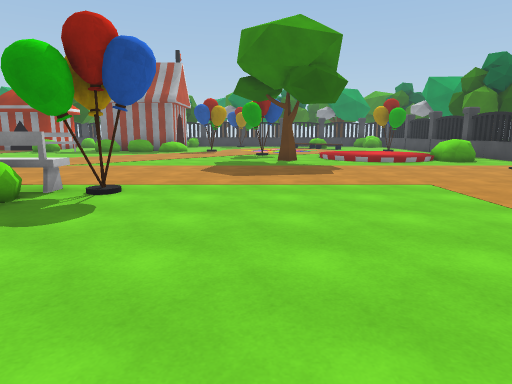
[1] (above)

24 first-person views from a walk through a Unity game level. The camera is 1.5 m above the floor, tilts 10° down and sees 75° across. The floor is counted in squares, 1.49 m on a side. Each view is taken from the middle of a square. On the plan, view 1 faces up. The plan holds only what a view shows up to about 13 squares ahead; the rest is blank. The place goes on beyond the plan. The player is left out. Some animated figures are not drawn. Surface patterns are stand-ins for the level's own textures.

[2]
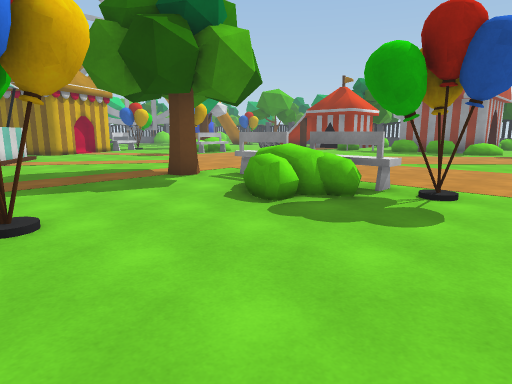

[3]
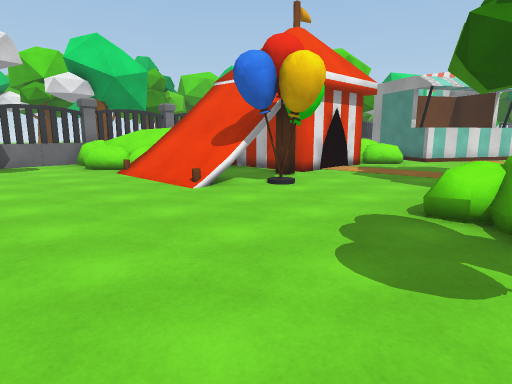

[4]
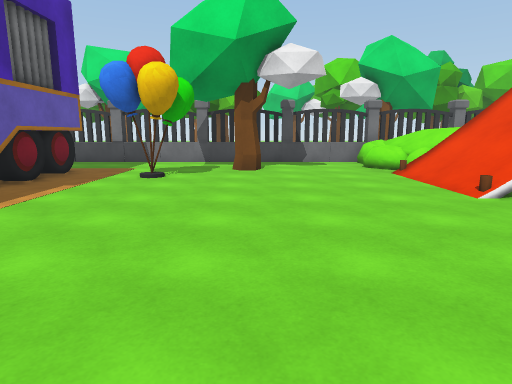

[5]
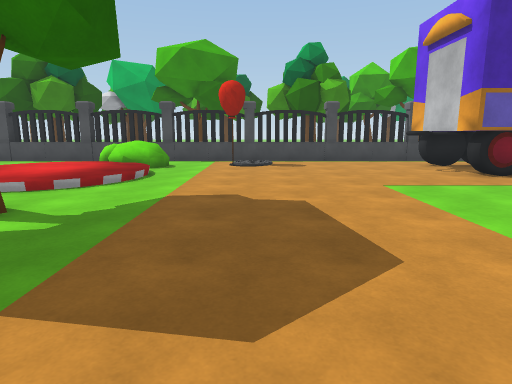

[6]
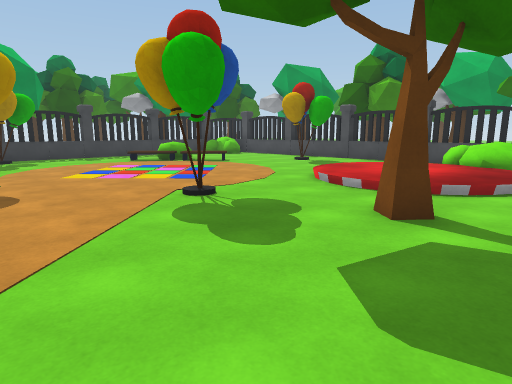

[7]
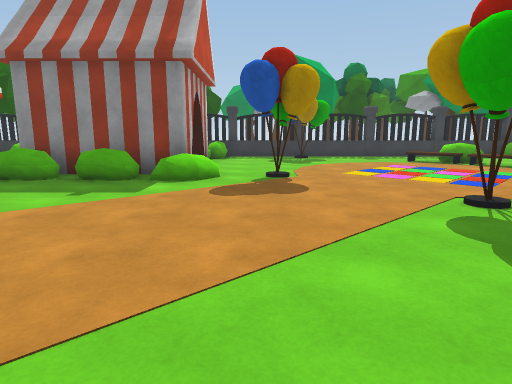

[8]
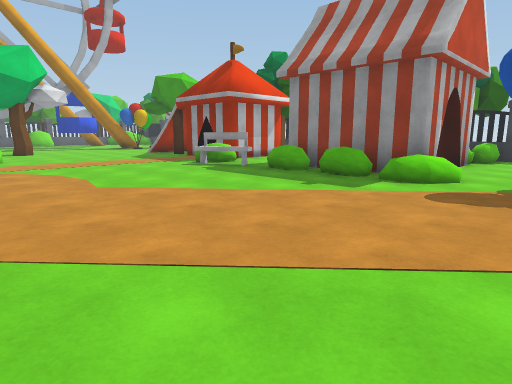

[9]
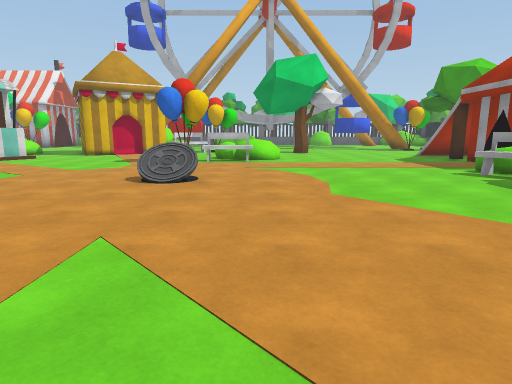

[10]
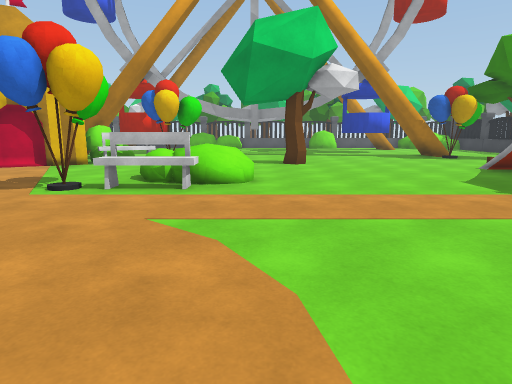

[11]
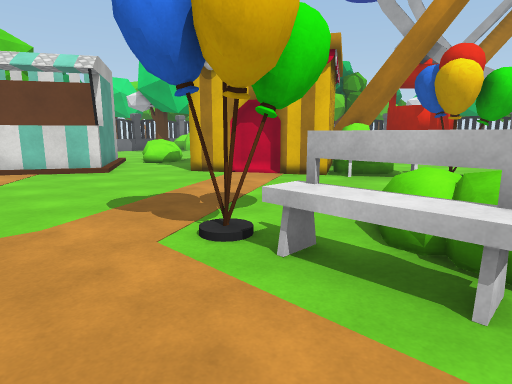

[12]
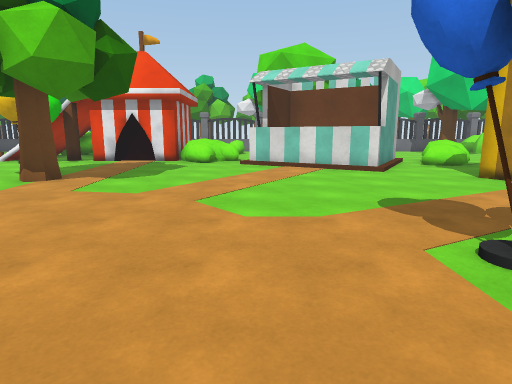

[13]
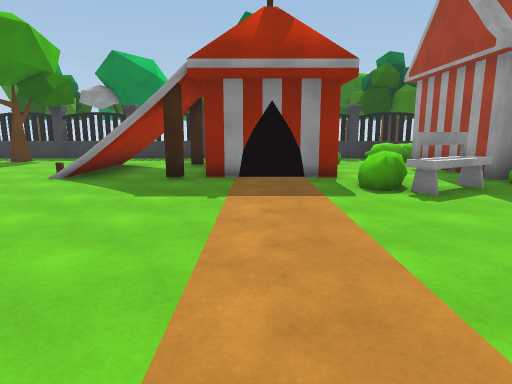

[14]
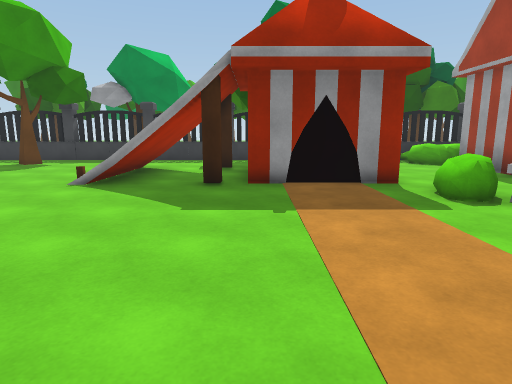

[15]
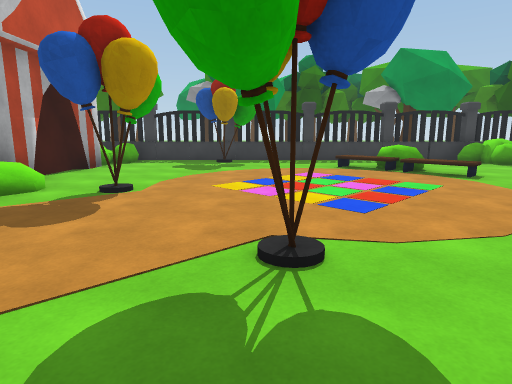

[16]
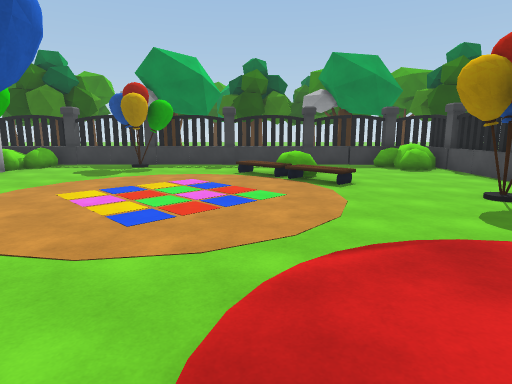

[17]
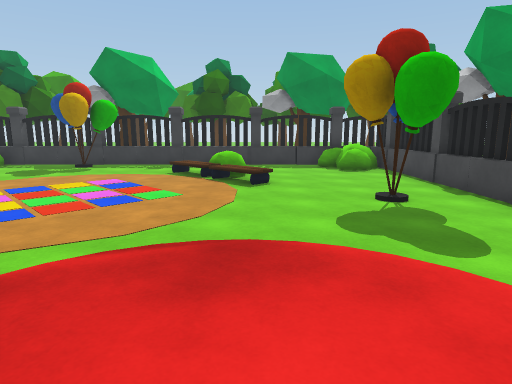

[18]
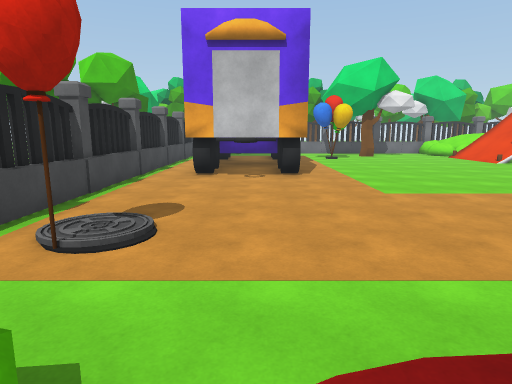

[19]
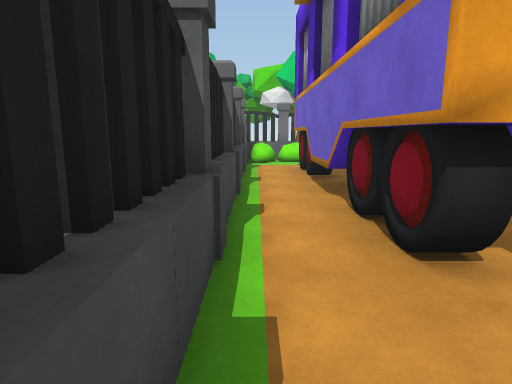

[20]
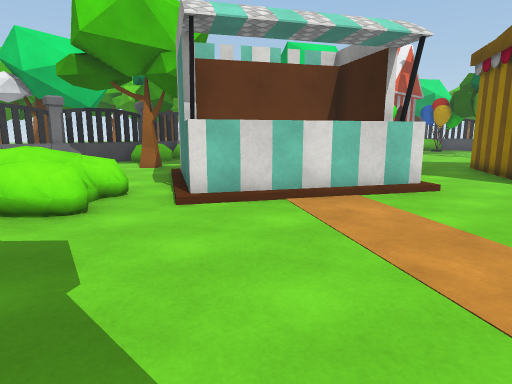

[21]
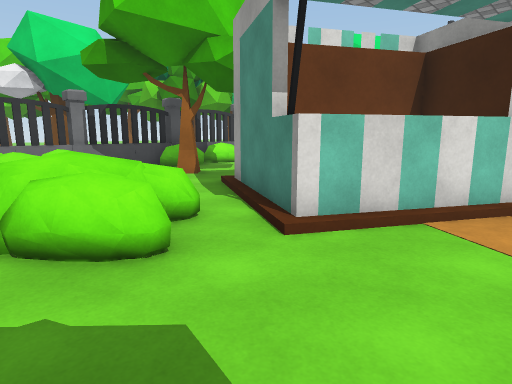

[22]
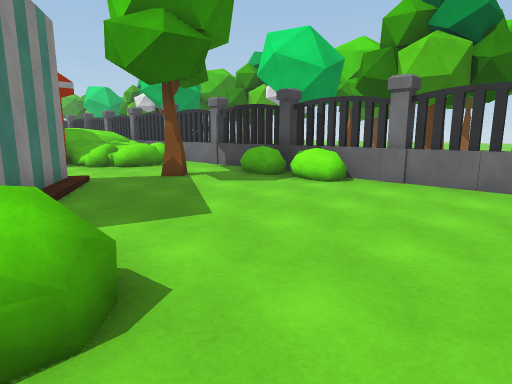

[23]
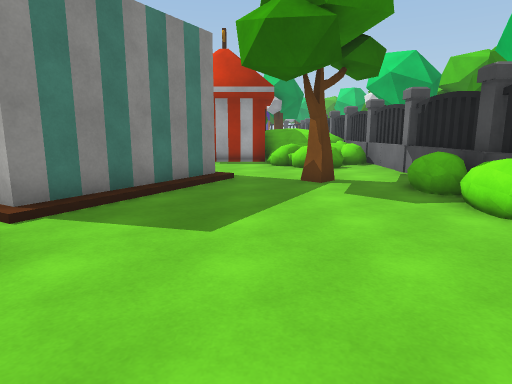

[24]
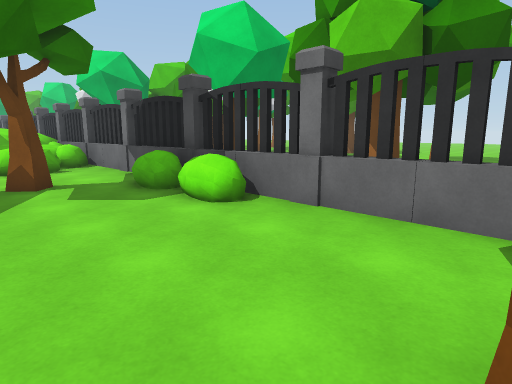

### Floor plan
Key: @ floor where view 1 was taken; # wall or solid block; . main floor; : floor 0.25 m higher than the main floor; + floor 0.5 m higher than the main floor; * floor 1 m higher than the main floor; % floor 1.25 m higher than the main floor; & floor 1.5 m higher than the main floor; $ floor 1.75 m higher than the main floor; / step, stairs or slope; = window, fence, low wall or low ledge; v drop or lower ground; T tree; O other object.
Columns run from 22 left of view 1 to 10 right of it. Each row starts with its distance up from view 1.
 26 ########     ####################
 25 ..  ....T   .O*  OO..O........OO#
 24 T.. ....  O.OOO OO............OO#
 23 ... //..  OO.#   #.......OO.....#
 22 ... //#    ..#   #........O.....#
 21 ....//#    ..#   #.........O....#
 20 ....//#####..##  #..............#
 19 ...........OOO####=.O........O..#
 18 ..........OOO.O.OO..............#
 17 ................................#
 16 ......................O...///...#
 15 ......................O../:::/..#
 14 ..T......................::::/O.#
 13 ......O................T./:::OO.#
 12      OOO................../:/OO.#
 11      OOO........................#
 10 O   ...O... O.................O.#
  9 .O.....O...O....................#
  8 .OO............ ................#
  7 O##...........   ...............#
  6 ###............OOOOO............#
  5   ##..........T.OOO.............#
  4   ##.............OO........####.#
  3  ##........................####.#
  2 .....###...................####.#
  1 ..OO.# ###.......O.........####.#
  0 ..OO### ##.O////#O/...@....   #.#
 -1 ..O../###.OO////v//........#  #.#
 -2 .......#..../=// //........####.#
 -3 ............/  ////.....O..#  #.#
 -4 T......T..OO//v  /O...T....#  #.
 -5 ..........O***&$$$+O..T.....  ..
 -6 ....OOO....O  %&  O..........OOO
 -7 ##=#####=#######################
 -8
 -9                 TT

Where each view was taken, in squares from view 1:
view 1: 0 up, 0 right, facing up
view 2: 0 up, 1 left, facing up-left
view 3: 5 up, 0 right, facing down-left
view 4: 5 up, 0 right, facing down
view 5: 9 up, 3 left, facing right
view 6: 11 up, 3 left, facing up-right
view 7: 11 up, 3 left, facing up
view 8: 11 up, 2 left, facing up-left
view 9: 12 up, 3 left, facing left
view 10: 13 up, 9 left, facing left
view 11: 12 up, 13 left, facing down-left
view 12: 12 up, 13 left, facing down
view 13: 12 up, 14 left, facing up
view 14: 13 up, 15 left, facing up
view 15: 13 up, 0 right, facing up
view 16: 13 up, 3 right, facing up
view 17: 13 up, 5 right, facing up
view 18: 13 up, 6 right, facing down
view 19: 6 up, 9 right, facing down
view 20: 5 up, 10 left, facing down-left
view 21: 3 up, 10 left, facing down-left
view 22: 0 up, 22 left, facing down-right
view 23: 3 down, 22 left, facing right
view 24: 3 down, 22 left, facing down-right
